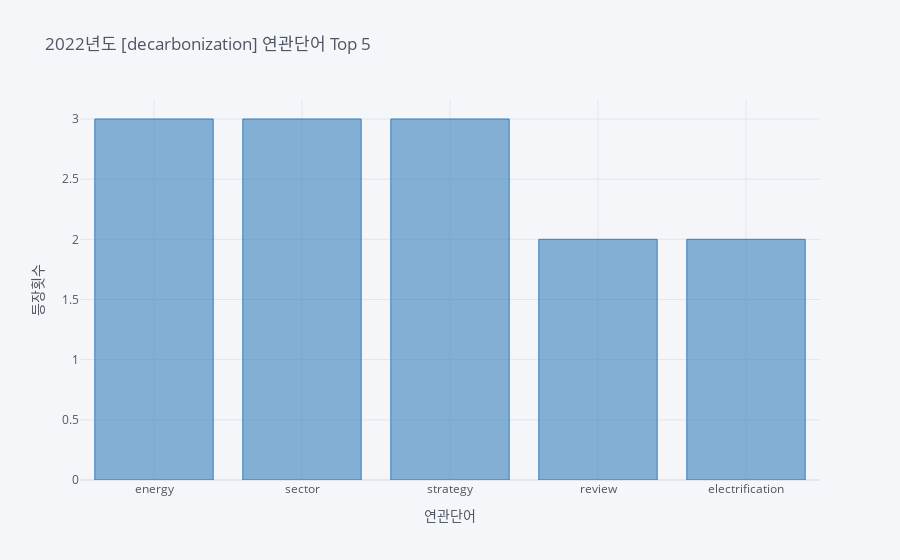

The notebook cell saved with this chart:
### Markdown cell above
decarbonization(탈탄소화)는 enenrgy(에너지), sector(분야), strategy(전략)과 함께 사용되었습니다.

### Code cell
configure_plotly_browser_state()
coocc_word_vis(df_21_22, '2022', 'decarbonization')

### Figure 1 — Plotly figure (JSON) as saved in the notebook; plotly's stock layout.template omitted (floating-point values rounded to 4 significant figures)
{"data": [{"marker": {"color": "rgba(55, 128, 191, 0.6)", "line": {"color": "rgba(55, 128, 191, 1.0)", "width": 1}}, "name": "occ", "orientation": "v", "text": "", "x": ["energy", "sector", "strategy", "review", "electrification"], "y": [3, 3, 3, 2, 2], "type": "bar"}], "layout": {"legend": {"bgcolor": "#F5F6F9", "font": {"color": "#4D5663"}}, "paper_bgcolor": "#F5F6F9", "plot_bgcolor": "#F5F6F9", "title": {"font": {"color": "#4D5663"}, "text": "2022년도 [decarbonization] 연관단어 Top 5"}, "xaxis": {"gridcolor": "#E1E5ED", "showgrid": true, "tickfont": {"color": "#4D5663"}, "title": {"font": {"color": "#4D5663"}, "text": "연관단어"}, "zerolinecolor": "#E1E5ED"}, "yaxis": {"gridcolor": "#E1E5ED", "showgrid": true, "tickfont": {"color": "#4D5663"}, "title": {"font": {"color": "#4D5663"}, "text": "등장횟수"}, "zerolinecolor": "#E1E5ED"}}}
